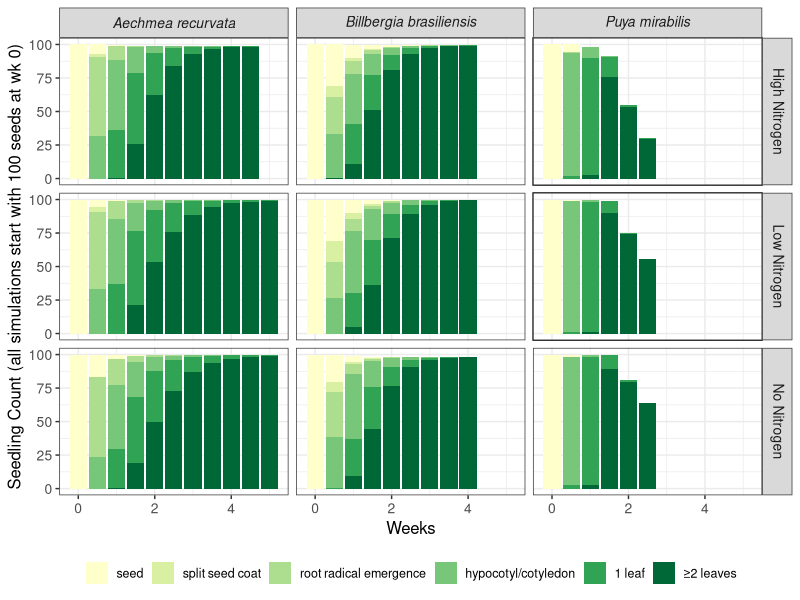

Source code (R):
# Libraries
library(tidyverse)

# Set working directory
setwd("/Users/toribarrow/Desktop/Megafolder/Project Seedling/MiscThesis/")

# Import data from matrix model simulations
data <- read_csv("OrganScoreSims.csv", show_col_types = FALSE)
OSsims <- data %>%
  mutate(Species = case_when(
    species == "Arec" ~ "italic('Aechmea recurvata')",
    species == "Bbra" ~ "italic('Billbergia brasiliensis')",
    species == "Pmir" ~ "italic('Puya mirabilis')",
    TRUE       ~ NA_character_)) %>%
  mutate(Treatment = case_when(
    treatment == "No N" ~ "No~Nitrogen",
    treatment == "Low N" ~ "Low~Nitrogen",
    treatment == "High N" ~ "High~Nitrogen",
    TRUE       ~ NA_character_)) %>%
  pivot_longer(cols = starts_with("x"),
             names_to = "State",
             values_to = "Num_Seedlings") %>%
  mutate(OrganScore = case_when(
    State == "x1" ~ "seed",
    State == "x2" ~ "split seed coat",
    State == "x3" ~ "root radical emergence",
    State == "x4" ~ "hypocotyl/cotyledon",
    State == "x5" ~ "1 leaf",
    State == "x6" ~ "≥2 leaves"))

# Ensure the correct state ordering
OSsims$OrganScore <- factor(OSsims$OrganScore, 
                            levels=c("seed","split seed coat",
                                     "root radical emergence","hypocotyl/cotyledon",
                                     "1 leaf","≥2 leaves"))

# Generate graphs
ggplot(OSsims, aes(x=week, y=Num_Seedlings, fill=OrganScore)) +
  geom_col() +
  facet_grid(Treatment~Species, drop=FALSE, labeller=label_parsed) +
  theme_bw() +
  theme(legend.position = "bottom",
        legend.text = element_text(size=9),
        strip.text = element_text(size=10),
        axis.title = element_text(size = 12),
        axis.text = element_text(size = 10)) +
  guides(fill = guide_legend(direction = "horizontal", nrow=1)) + 
  labs(x="Weeks", 
       y="Seedling Count (all simulations start with 100 seeds at wk 0)", 
       fill=NULL) +
  scale_fill_brewer(palette="YlGn", direction=1)  
